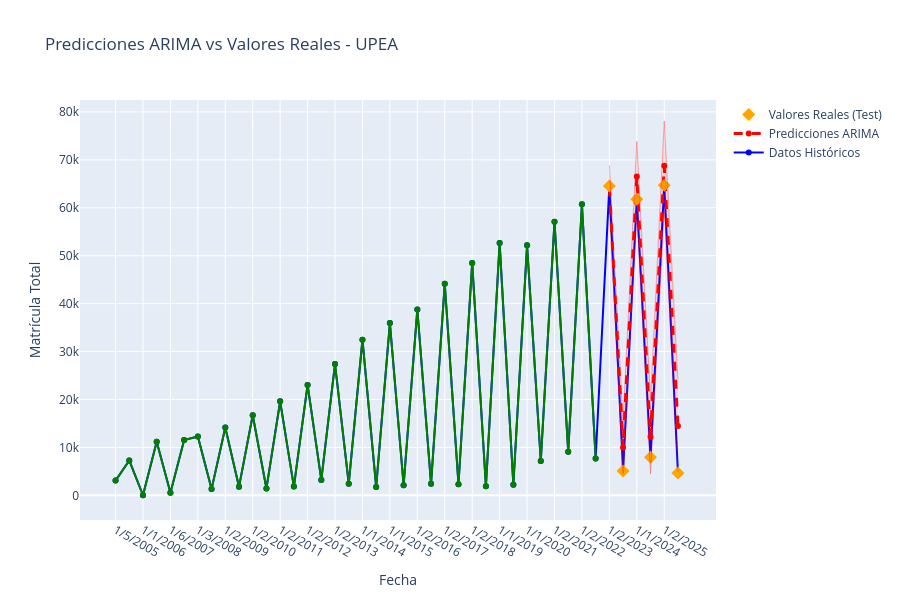

The code cell stored with this chart in its notebook:
### Code cell
# ============================================================================
# PREDICCIONES Y EVALUACIÓN
# ============================================================================

print("\n" + "="*60)
print("🔮 PREDICCIONES Y EVALUACIÓN")
print("="*60)

# División train/test (últimos 6 semestres para test)
n_test = 6
serie_train = serie_temporal[:-n_test]
serie_test = serie_temporal[-n_test:]

print(f"📊 División de datos:")
print(f"   Entrenamiento: {len(serie_train)} observaciones")
print(f"   Prueba: {len(serie_test)} observaciones")

# Reajustar modelo con datos de entrenamiento
try:
    modelo_train = SARIMAX(
        serie_train,
        order=(2, 1, 2),
        seasonal_order=(1, 1, 1, 2)
    ).fit(disp=False)

    # Predicciones en período de prueba
    predicciones = modelo_train.forecast(steps=n_test)
    intervalos_confianza = modelo_train.get_forecast(steps=n_test).conf_int()

except:
    # Modelo simple si el estacional falla
    modelo_train = ARIMA(serie_train, order=(2, 1, 2)).fit()
    predicciones = modelo_train.forecast(steps=n_test)
    intervalos_confianza = modelo_train.get_forecast(steps=n_test).conf_int()

# Calcular métricas de evaluación
def calcular_metricas(y_true, y_pred):
    """
    Calcula métricas de evaluación estándar
    """
    rmse = np.sqrt(mean_squared_error(y_true, y_pred))
    mae = mean_absolute_error(y_true, y_pred)
    mape = np.mean(np.abs((y_true - y_pred) / y_true)) * 100
    r2 = r2_score(y_true, y_pred)

    return rmse, mae, mape,r2

rmse, mae, mape,r2 = calcular_metricas(serie_test.values, predicciones.values)

print(f"\n📊 Métricas de evaluación (período de prueba):")
print(f"   RMSE: {rmse:.1f} estudiantes")
print(f"   MAE: {mae:.1f} estudiantes")
print(f"   r2: {r2:.4f}%")

# Comparación con valores de la tesis
print(f"\n🎯 Comparación con métricas de la tesis:")
print(f"   RMSE tesis: 287.4 estudiantes")
print(f"   MAPE tesis: 3.2%")
print(f"   Diferencia RMSE: {abs(rmse - 287.4):.1f}")
print(f"   Diferencia MAPE: {abs(mape - 3.2):.2f}%")

# Visualización de predicciones
fig = go.Figure()

# Serie histórica
fig.add_trace(go.Scatter(
    x=serie_temporal.index,
    y=serie_temporal.values,
    mode='lines+markers',
    name='Datos Históricos',
    line=dict(color='blue', width=2)
))

# Serie de entrenamiento
fig.add_trace(go.Scatter(
    x=serie_train.index,
    y=serie_train.values,
    mode='lines+markers',
    name='Entrenamiento',
    line=dict(color='green', width=2),
    showlegend=False
))

# Predicciones
fig.add_trace(go.Scatter(
    x=serie_test.index,
    y=predicciones.values,
    mode='lines+markers',
    name='Predicciones ARIMA',
    line=dict(color='red', width=3, dash='dash')
))

# Valores reales del test
fig.add_trace(go.Scatter(
    x=serie_test.index,
    y=serie_test.values,
    mode='markers',
    name='Valores Reales (Test)',
    marker=dict(color='orange', size=10, symbol='diamond')
))

# Intervalos de confianza
fig.add_trace(go.Scatter(
    x=serie_test.index,
    y=intervalos_confianza.iloc[:, 0],
    mode='lines',
    name='IC 95% Inferior',
    line=dict(color='rgba(255,0,0,0.3)', width=1),
    showlegend=False
))

fig.add_trace(go.Scatter(
    x=serie_test.index,
    y=intervalos_confianza.iloc[:, 1],
    mode='lines',
    name='IC 95% Superior',
    line=dict(color='rgba(255,0,0,0.3)', width=1),
    fill='tonexty',
    fillcolor='rgba(255,0,0,0.1)',
    showlegend=False
))

fig.update_layout(
    title='Predicciones ARIMA vs Valores Reales - UPEA',
    xaxis_title='Fecha',
    yaxis_title='Matrícula Total',
    height=600,
    showlegend=True
)

fig.show()

### Figure 1 — Plotly figure (JSON) as saved in the notebook; plotly's stock layout.template omitted (floating-point values rounded to 4 significant figures)
{"data": [{"line": {"color": "blue", "width": 2}, "mode": "lines+markers", "name": "Datos Históricos", "type": "scatter", "x": ["1/5/2005", "1/7/2005", "1/1/2006", "1/8/2006", "1/6/2007", "1/7/2007", "1/3/2008", "1/7/2008", "1/2/2009", "1/12/2009", "1/2/2010", "1/7/2010", "1/2/2011", "1/11/2011", "1/2/2012", "1/7/2012", "1/2/2013", "1/7/2013", "1/1/2014", "1/7/2014", "1/1/2015", "1/7/2015", "1/2/2016", "1/7/2016", "1/2/2017", "1/7/2017", "1/2/2018", "1/8/2018", "1/1/2019", "1/8/2019", "1/1/2020", "1/9/2020", "1/2/2021", "1/11/2021", "1/2/2022", "1/7/2022", "1/2/2023", "1/10/2023", "1/1/2024", "1/7/2024", "1/2/2025", "1/7/2025"], "y": [3075, 7275, 12, 11180, 514, 11545, 12273, 1292, 14149, 1772, 16711, 1428, 19618, 1825, 23022, 3199, 27402, 2420, 32481, 1756, 35965, 2107, 38768, 2388, 44134, 2315, 48501, 1888, 52633, 2222, 52177, 7169, 57060, 9077, 60713, 7673, 64557, 5066, 61788, 7954, 64684, 4670]}, {"line": {"color": "green", "width": 2}, "mode": "lines+markers", "name": "Entrenamiento", "showlegend": false, "type": "scatter", "x": ["1/5/2005", "1/7/2005", "1/1/2006", "1/8/2006", "1/6/2007", "1/7/2007", "1/3/2008", "1/7/2008", "1/2/2009", "1/12/2009", "1/2/2010", "1/7/2010", "1/2/2011", "1/11/2011", "1/2/2012", "1/7/2012", "1/2/2013", "1/7/2013", "1/1/2014", "1/7/2014", "1/1/2015", "1/7/2015", "1/2/2016", "1/7/2016", "1/2/2017", "1/7/2017", "1/2/2018", "1/8/2018", "1/1/2019", "1/8/2019", "1/1/2020", "1/9/2020", "1/2/2021", "1/11/2021", "1/2/2022", "1/7/2022"], "y": [3075, 7275, 12, 11180, 514, 11545, 12273, 1292, 14149, 1772, 16711, 1428, 19618, 1825, 23022, 3199, 27402, 2420, 32481, 1756, 35965, 2107, 38768, 2388, 44134, 2315, 48501, 1888, 52633, 2222, 52177, 7169, 57060, 9077, 60713, 7673]}, {"line": {"color": "red", "dash": "dash", "width": 3}, "mode": "lines+markers", "name": "Predicciones ARIMA", "type": "scatter", "x": ["1/2/2023", "1/10/2023", "1/1/2024", "1/7/2024", "1/2/2025", "1/7/2025"], "y": [64250.0, 9961.0, 66520.0, 12230.0, 68770.0, 14480.0]}, {"marker": {"color": "orange", "size": 10, "symbol": "diamond"}, "mode": "markers", "name": "Valores Reales (Test)", "type": "scatter", "x": ["1/2/2023", "1/10/2023", "1/1/2024", "1/7/2024", "1/2/2025", "1/7/2025"], "y": [64557, 5066, 61788, 7954, 64684, 4670]}, {"line": {"color": "rgba(255,0,0,0.3)", "width": 1}, "mode": "lines", "name": "IC 95% Inferior", "showlegend": false, "type": "scatter", "x": ["1/2/2023", "1/10/2023", "1/1/2024", "1/7/2024", "1/2/2025", "1/7/2025"], "y": [59610.0, 4524.0, 59190.0, 4468.0, 59430.0, 4871.0]}, {"fill": "tonexty", "fillcolor": "rgba(255,0,0,0.1)", "line": {"color": "rgba(255,0,0,0.3)", "width": 1}, "mode": "lines", "name": "IC 95% Superior", "showlegend": false, "type": "scatter", "x": ["1/2/2023", "1/10/2023", "1/1/2024", "1/7/2024", "1/2/2025", "1/7/2025"], "y": [68900.0, 15400.0, 73850.0, 20000.0, 78110.0, 24100.0]}], "layout": {"height": 600, "showlegend": true, "title": {"text": "Predicciones ARIMA vs Valores Reales - UPEA"}, "xaxis": {"title": {"text": "Fecha"}}, "yaxis": {"title": {"text": "Matrícula Total"}}}}
